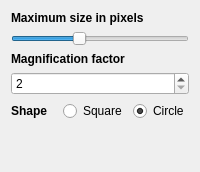
<widget class="QWidget" name="Magnifier_tab">
      <attribute name="title">
       <string>Magnifier</string>
      </attribute>
      <layout class="QVBoxLayout" name="verticalLayout_2">
       <item>
        <widget class="QLabel" name="label_3">
         <property name="font">
          <font>
           <weight>75</weight>
           <bold>true</bold>
          </font>
         </property>
         <property name="text">
          <string>Maximum size in pixels</string>
         </property>
        </widget>
       </item>
       <item>
        <widget class="QSlider" name="sl_Size">
         <property name="minimum">
          <number>100</number>
         </property>
         <property name="maximum">
          <number>500</number>
         </property>
         <property name="sliderPosition">
          <number>250</number>
         </property>
         <property name="orientation">
          <enum>Qt::Horizontal</enum>
         </property>
        </widget>
       </item>
       <item>
        <widget class="QLabel" name="label_2">
         <property name="font">
          <font>
           <weight>75</weight>
           <bold>true</bold>
          </font>
         </property>
         <property name="text">
          <string>Magnification factor</string>
         </property>
        </widget>
       </item>
       <item>
        <widget class="QSpinBox" name="sb_factor">
         <property name="minimum">
          <number>2</number>
         </property>
         <property name="maximum">
          <number>5</number>
         </property>
        </widget>
       </item>
       <item>
        <layout class="QGridLayout" name="gridLayout_3">
         <item row="0" column="0">
          <widget class="QLabel" name="label">
           <property name="font">
            <font>
             <weight>75</weight>
             <bold>true</bold>
            </font>
           </property>
           <property name="text">
            <string>Shape </string>
           </property>
          </widget>
         </item>
         <item row="0" column="1">
          <widget class="QRadioButton" name="rB_Square_m">
           <property name="text">
            <string>Square</string>
           </property>
          </widget>
         </item>
         <item row="0" column="2">
          <widget class="QRadioButton" name="rB_Circle_m">
           <property name="text">
            <string>Circle</string>
           </property>
           <property name="checked">
            <bool>true</bool>
           </property>
          </widget>
         </item>
        </layout>
       </item>
       <item>
        <spacer name="verticalSpacer">
         <property name="orientation">
          <enum>Qt::Vertical</enum>
         </property>
         <property name="sizeHint" stdset="0">
          <size>
           <width>20</width>
           <height>40</height>
          </size>
         </property>
        </spacer>
       </item>
      </layout>
     </widget>
